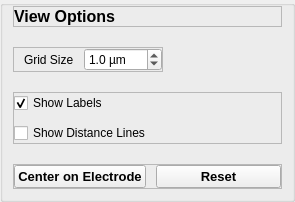
              <widget class="QGroupBox" name="Tetrode_Parameters_View_groupBox">
               <layout class="QVBoxLayout" name="verticalLayout_16">
                <property name="spacing">
                 <number>20</number>
                </property>
                <property name="leftMargin">
                 <number>10</number>
                </property>
                <property name="topMargin">
                 <number>0</number>
                </property>
                <property name="rightMargin">
                 <number>10</number>
                </property>
                <property name="bottomMargin">
                 <number>10</number>
                </property>
                <item>
                 <widget class="QFrame" name="Tetrode_Parameters_View_label_frame">
                  <property name="frameShape">
                   <enum>QFrame::Shape::StyledPanel</enum>
                  </property>
                  <property name="frameShadow">
                   <enum>QFrame::Shadow::Raised</enum>
                  </property>
                  <layout class="QVBoxLayout" name="verticalLayout_17">
                   <property name="spacing">
                    <number>0</number>
                   </property>
                   <property name="leftMargin">
                    <number>0</number>
                   </property>
                   <property name="topMargin">
                    <number>0</number>
                   </property>
                   <property name="rightMargin">
                    <number>0</number>
                   </property>
                   <property name="bottomMargin">
                    <number>0</number>
                   </property>
                   <item>
                    <widget class="QLabel" name="Tetrode_Parameters_View_label">
                     <property name="font">
                      <font>
                       <pointsize>12</pointsize>
                       <bold>true</bold>
                      </font>
                     </property>
                     <property name="text">
                      <string>View Options</string>
                     </property>
                    </widget>
                   </item>
                  </layout>
                 </widget>
                </item>
                <item alignment="Qt::AlignmentFlag::AlignLeft">
                 <widget class="QFrame" name="Tetrode_Parameters_View_GridSize_frame">
                  <property name="frameShape">
                   <enum>QFrame::Shape::StyledPanel</enum>
                  </property>
                  <property name="frameShadow">
                   <enum>QFrame::Shadow::Raised</enum>
                  </property>
                  <layout class="QHBoxLayout" name="horizontalLayout_8">
                   <property name="spacing">
                    <number>10</number>
                   </property>
                   <property name="leftMargin">
                    <number>10</number>
                   </property>
                   <property name="topMargin">
                    <number>0</number>
                   </property>
                   <property name="rightMargin">
                    <number>0</number>
                   </property>
                   <property name="bottomMargin">
                    <number>0</number>
                   </property>
                   <item>
                    <widget class="QLabel" name="Tetrode_Parameters_View_GridSize_label">
                     <property name="text">
                      <string>Grid Size</string>
                     </property>
                    </widget>
                   </item>
                   <item>
                    <widget class="QDoubleSpinBox" name="Tetrode_Parameters_View_GridSize_doubleSpinBox">
                     <property name="toolTip">
                      <string>Grid spacing in micrometres. Zero turns the grid and snapping off.</string>
                     </property>
                     <property name="suffix">
                      <string> µm</string>
                     </property>
                     <property name="decimals">
                      <number>1</number>
                     </property>
                     <property name="singleStep">
                      <double>0.500000000000000</double>
                     </property>
                     <property name="value">
                      <double>1.000000000000000</double>
                     </property>
                    </widget>
                   </item>
                  </layout>
                 </widget>
                </item>
                <item>
                 <widget class="QFrame" name="Tetrode_Parameters_View_Options_frame">
                  <property name="frameShape">
                   <enum>QFrame::Shape::StyledPanel</enum>
                  </property>
                  <property name="frameShadow">
                   <enum>QFrame::Shadow::Raised</enum>
                  </property>
                  <layout class="QVBoxLayout" name="verticalLayout">
                   <property name="spacing">
                    <number>10</number>
                   </property>
                   <property name="leftMargin">
                    <number>0</number>
                   </property>
                   <property name="topMargin">
                    <number>0</number>
                   </property>
                   <property name="rightMargin">
                    <number>0</number>
                   </property>
                   <property name="bottomMargin">
                    <number>0</number>
                   </property>
                   <item>
                    <widget class="QCheckBox" name="Tetrode_Parameters_View_ShowLabels_checkBox">
                     <property name="text">
                      <string>Show Labels</string>
                     </property>
                     <property name="checked">
                      <bool>true</bool>
                     </property>
                    </widget>
                   </item>
                   <item>
                    <widget class="QCheckBox" name="Tetrode_Parameters_View_ShowDistance_checkBox">
                     <property name="text">
                      <string>Show Distance Lines</string>
                     </property>
                    </widget>
                   </item>
                  </layout>
                 </widget>
                </item>
                <item>
                 <widget class="QFrame" name="Tetrode_Parameters_View_pushButton_frame">
                  <property name="frameShape">
                   <enum>QFrame::Shape::StyledPanel</enum>
                  </property>
                  <property name="frameShadow">
                   <enum>QFrame::Shadow::Raised</enum>
                  </property>
                  <layout class="QHBoxLayout" name="horizontalLayout_11">
                   <property name="spacing">
                    <number>10</number>
                   </property>
                   <property name="leftMargin">
                    <number>0</number>
                   </property>
                   <property name="topMargin">
                    <number>0</number>
                   </property>
                   <property name="rightMargin">
                    <number>0</number>
                   </property>
                   <property name="bottomMargin">
                    <number>0</number>
                   </property>
                   <item>
                    <widget class="QPushButton" name="Tetrode_Parameters_View_Center_pushButton">
                     <property name="minimumSize">
                      <size>
                       <width>125</width>
                       <height>0</height>
                      </size>
                     </property>
                     <property name="font">
                      <font>
                       <pointsize>10</pointsize>
                       <bold>true</bold>
                      </font>
                     </property>
                     <property name="text">
                      <string>Center on Electrode</string>
                     </property>
                    </widget>
                   </item>
                   <item>
                    <widget class="QPushButton" name="Tetrode_Parameters_View_RFeset_pushButton">
                     <property name="minimumSize">
                      <size>
                       <width>125</width>
                       <height>0</height>
                      </size>
                     </property>
                     <property name="font">
                      <font>
                       <pointsize>10</pointsize>
                       <bold>true</bold>
                      </font>
                     </property>
                     <property name="text">
                      <string>Reset</string>
                     </property>
                    </widget>
                   </item>
                  </layout>
                 </widget>
                </item>
               </layout>
              </widget>
